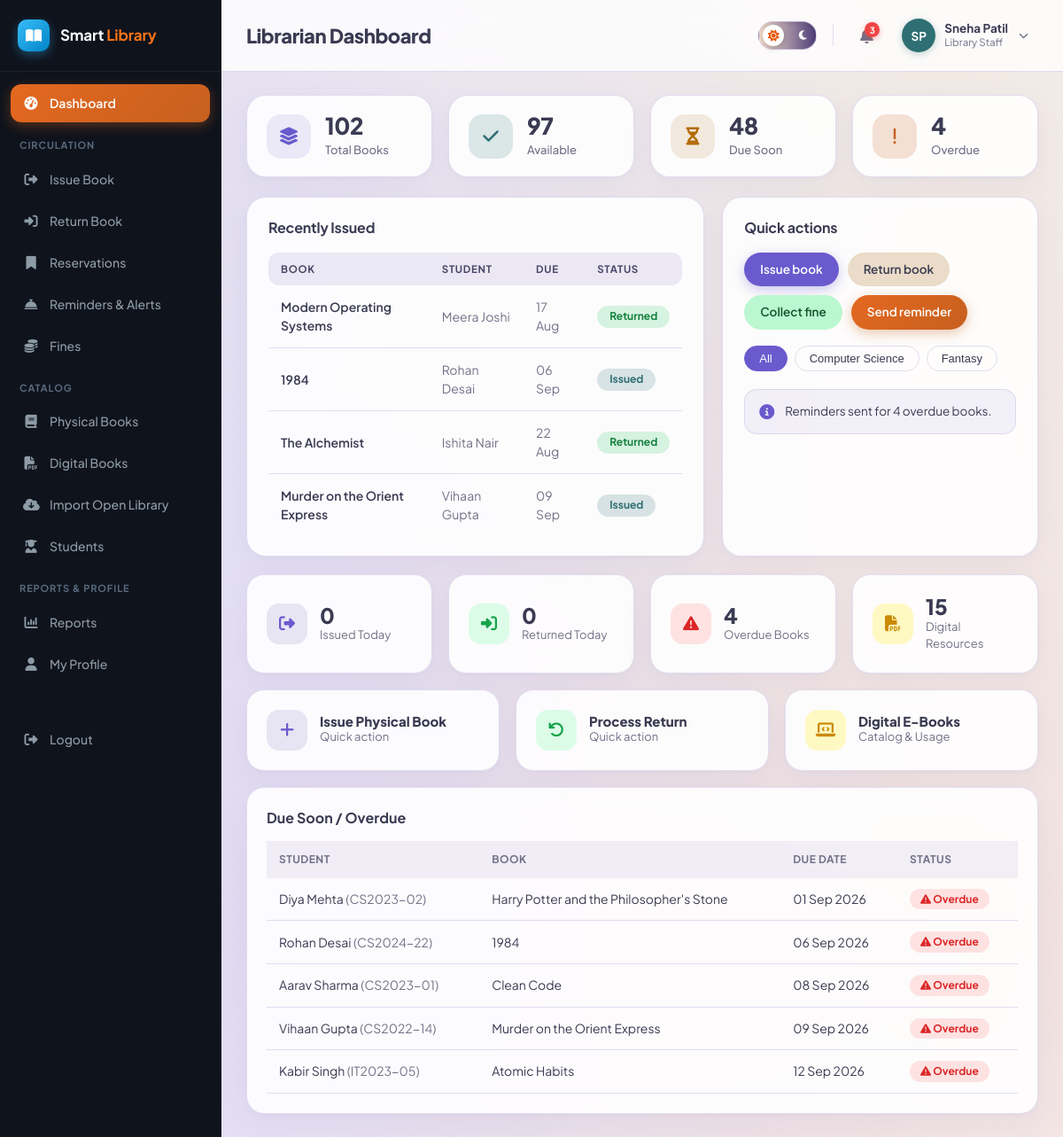
/librarian/dashboard.php (signed in), run on the app's committed database.
### tables this page shows
CREATE TABLE book_issues (
    id INT AUTO_INCREMENT PRIMARY KEY,
    student_id INT NOT NULL,
    book_id INT NOT NULL,
    issued_by INT DEFAULT NULL,           
    issue_date DATE NOT NULL,
    due_date DATE NOT NULL,
    return_date DATE DEFAULT NULL,
    status ENUM('issued','returned','overdue','lost') NOT NULL DEFAULT 'issued',
    created_at TIMESTAMP DEFAULT CURRENT_TIMESTAMP,
    FOREIGN KEY (student_id) REFERENCES students(id) ON DELETE CASCADE,
    FOREIGN KEY (book_id) REFERENCES books(id) ON DELETE CASCADE,
    FOREIGN KEY (issued_by) REFERENCES users(id) ON DELETE SET NULL
);

CREATE TABLE books (
    id INT AUTO_INCREMENT PRIMARY KEY,
    isbn VARCHAR(30) NOT NULL UNIQUE,
    title VARCHAR(200) NOT NULL,
    author_id INT DEFAULT NULL,
    category_id INT DEFAULT NULL,
    publisher_id INT DEFAULT NULL,
    publication_year YEAR DEFAULT NULL,
    edition VARCHAR(30) DEFAULT NULL,
    language VARCHAR(40) DEFAULT 'English',
    pages INT DEFAULT NULL,
    price DECIMAL(10,2) DEFAULT 0.00,
    shelf_number VARCHAR(30) DEFAULT NULL,
    total_copies INT NOT NULL DEFAULT 1,
    available_copies INT NOT NULL DEFAULT 1,
    description TEXT DEFAULT NULL,
    image VARCHAR(255) DEFAULT NULL,
    status ENUM('active','inactive') NOT NULL DEFAULT 'active',
    created_at TIMESTAMP DEFAULT CURRENT_TIMESTAMP,
    updated_at TIMESTAMP DEFAULT CURRENT_TIMESTAMP ON UPDATE CURRENT_TIMESTAMP,
    FOREIGN KEY (author_id) REFERENCES authors(id) ON DELETE SET NULL,
    FOREIGN KEY (category_id) REFERENCES categories(id) ON DELETE SET NULL,
    FOREIGN KEY (publisher_id) REFERENCES publishers(id) ON DELETE SET NULL,
    INDEX idx_title (title),
    INDEX idx_isbn (isbn)
);

CREATE TABLE users (
    id INT AUTO_INCREMENT PRIMARY KEY,
    name VARCHAR(120) NOT NULL,
    email VARCHAR(150) NOT NULL UNIQUE,
    password VARCHAR(255) NOT NULL,
    role ENUM('admin','librarian','student') NOT NULL,
    phone VARCHAR(20) DEFAULT NULL,
    photo VARCHAR(255) DEFAULT NULL,
    status ENUM('active','inactive') NOT NULL DEFAULT 'active',
    reset_token VARCHAR(255) DEFAULT NULL,
    reset_expires DATETIME DEFAULT NULL,
    created_at TIMESTAMP DEFAULT CURRENT_TIMESTAMP,
    updated_at TIMESTAMP DEFAULT CURRENT_TIMESTAMP ON UPDATE CURRENT_TIMESTAMP
);

CREATE TABLE students (
    id INT AUTO_INCREMENT PRIMARY KEY,
    user_id INT NOT NULL,
    roll_number VARCHAR(40) NOT NULL UNIQUE,
    course VARCHAR(100) DEFAULT NULL,
    department VARCHAR(100) DEFAULT NULL,
    year VARCHAR(20) DEFAULT NULL,
    division VARCHAR(20) DEFAULT NULL,
    address VARCHAR(255) DEFAULT NULL,
    registration_date DATE NOT NULL,
    max_books INT NOT NULL DEFAULT 3,
    created_at TIMESTAMP DEFAULT CURRENT_TIMESTAMP,
    updated_at TIMESTAMP DEFAULT CURRENT_TIMESTAMP ON UPDATE CURRENT_TIMESTAMP,
    FOREIGN KEY (user_id) REFERENCES users(id) ON DELETE CASCADE
);

### librarian/dashboard.php (the view, shortened to what this page needs)
<?php
require_once __DIR__ . '/../includes/functions.php';
require_once __DIR__ . '/../includes/auth-check.php';
$issuedToday = (int)$pdo->query("SELECT COUNT(*) FROM book_issues WHERE issue_date = CURDATE()")->fetchColumn();
$returnedToday = (int)$pdo->query("SELECT COUNT(*) FROM book_returns WHERE return_date = CURDATE()")->fetchColumn();
$overdueBooks = (int)$pdo->query("SELECT COUNT(*) FROM book_issues WHERE status='issued' AND due_date < CURDATE()")->fetchColumn();
$dueSoon = $pdo->query("
    SELECT bi.*, b.title, u.name student_name, s.roll_number
    FROM book_issues bi
    JOIN books b ON b.id=bi.book_id
    JOIN students s ON s.id=bi.student_id
    JOIN users u ON u.id=s.user_id
    WHERE bi.status IN ('issued','overdue') AND bi.due_date <= DATE_ADD(CURDATE(), INTERVAL 3 DAY)
    ORDER BY bi.due_date ASC LIMIT 8")->fetchAll();
$activeDigital = (int)$pdo->query("SELECT COUNT(*) FROM digital_books WHERE status='active'")->fetchColumn();
$totalBooks = (int)$pdo->query("SELECT COALESCE(SUM(total_copies),0) FROM books")->fetchColumn();
$availableCopies = (int)$pdo->query("SELECT COALESCE(SUM(available_copies),0) FROM books")->fetchColumn();
$dueSoonCount = (int)$pdo->query("SELECT COUNT(*) FROM book_issues WHERE status IN ('issued','overdue') AND due_date <= DATE_ADD(CURDATE(), INTERVAL 3 DAY) AND due_date >= CURDATE()")->fetchColumn();
$displayTotalBooks = $totalBooks > 0 ? number_format($totalBooks) : '1,284';
$displayAvailable  = $availableCopies > 0 ? number_format($availableCopies) : '932';
$displayDueSoon    = $dueSoonCount > 0 ? number_format($dueSoonCount) : '48';
$displayOverdue    = $overdueBooks > 0 ? number_format($overdueBooks) : '12';
$recentIssuesTable = $pdo->query("
    SELECT bi.id, bi.due_date, bi.status, b.title, u.name as student_name
    FROM book_issues bi
    JOIN books b ON b.id = bi.book_id
    JOIN students s ON s.id = bi.student_id
    JOIN users u ON u.id = s.user_id
    ORDER BY bi.id DESC LIMIT 4
")->fetchAll();
include __DIR__ . '/../includes/header.php';
?>
<div class="grid grid-4 hero-stats-grid">
    <div class="card hero-stat-card card-total-books">
        <div class="hero-icon squircle-books">
            <i class="fa-solid fa-layer-group"></i>
        </div>
        <div class="hero-stat-info">
            <div class="num"><?= $displayTotalBooks ?></div>
            <div class="label">Total Books</div>
        </div>
    </div>
    <div class="card hero-stat-card card-available">
        <div class="hero-icon squircle-available">
            <i class="fa-solid fa-check"></i>
        </div>
        <div class="hero-stat-info">
            <div class="num"><?= $displayAvailable ?></div>
            <div class="label">Available</div>
        </div>
    </div>
    <div class="card hero-stat-card card-due-soon">
        <div class="hero-icon squircle-due-soon">
            <i class="fa-solid fa-hourglass-half"></i>
        </div>
        <div class="hero-stat-info">
            <div class="num"><?= $displayDueSoon ?></div>
            <div class="label">Due Soon</div>
        </div>
    </div>
    <div class="card hero-stat-card card-overdue">
        <div class="hero-icon squircle-overdue">
            <i class="fa-solid fa-exclamation"></i>
        </div>
        <div class="hero-stat-info">
            <div class="num"><?= $displayOverdue ?></div>
            <div class="label">Overdue</div>
        </div>
    </div>
</div>
<div class="grid dashboard-hero-grid" style="margin-top:20px;">
    <div class="card recently-issued-card">
        <div class="card-header-clean">
            <h3 class="card-title-modern">Recently Issued</h3>
        </div>
        <div class="table-wrap">
            <table class="recently-issued-table">
                <thead>
                    <tr>
                        <th>BOOK</th>
                        <th>STUDENT</th>
                        <th>DUE</th>
                        <th>STATUS</th>
                    </tr>
                </thead>
                <tbody>
                    <?php foreach ($recentIssuesTable as $row):
                        $statusKey = strtolower($row['status'] ?? 'issued');
                        $badgeClass = match($statusKey) {
                            'issued' => 'pill-status-issued',
                            'due_soon', 'pending' => 'pill-status-due',
                            'overdue' => 'pill-status-overdue',
                            'returned' => 'pill-status-returned',
                            default => 'pill-status-issued'
                        };
                        $badgeText = match($statusKey) {
                            'issued' => 'Issued',
                            'due_soon', 'pending' => 'Due soon',
                            'overdue' => 'Overdue',
                            'returned' => 'Returned',
                            default => ucfirst($statusKey)
                        };
                        $dueText = !empty($row['due_date']) ? date('d M', strtotime($row['due_date'])) : '—';
                    ?>
                    <tr>
                        <td class="font-medium text-main"><?= e($row['title']) ?></td>
                        <td class="text-secondary"><?= e($row['student_name']) ?></td>
                        <td class="text-secondary"><?= e($dueText) ?></td>
                        <td><span class="status-pill <?= $badgeClass ?>"><?= $badgeText ?></span></td>
                    </tr>
                    <?php endforeach; ?>
                </tbody>
            </table>
        </div>
    </div>
    <div class="card quick-actions-card">
        <div class="card-header-clean">
            <h3 class="card-title-modern">Quick actions</h3>
        </div>
        <div class="quick-action-pills-row">
            <a href="issue-book.php" class="qa-pill qa-pill-purple">Issue book</a>
            <a href="return-book.php" class="qa-pill qa-pill-sand">Return book</a>
            <a href="fines.php" class="qa-pill qa-pill-teal">Collect fine</a>
            <a href="reminders.php" class="qa-pill qa-pill-orange">Send reminder</a>
        </div>
        <div class="quick-category-tags">
            <button type="button" class="tag-pill active">All</button>
            <button type="button" class="tag-pill">Computer Science</button>
            <button type="button" class="tag-pill">Fantasy</button>
        </div>
        <div class="quick-info-callout">
            <div class="info-icon-circle"><i class="fa-solid fa-circle-info"></i></div>
            <div class="info-callout-text">Reminders sent for <?= e($displayOverdue) ?> overdue books.</div>
        </div>
    </div>
</div>
<div class="grid grid-4" style="margin-top:20px;">
    <div class="card stat-card"><div class="icon blue"><i class="fa-solid fa-right-from-bracket"></i></div><div><div class="num"><?= $issuedToday ?></div><div class="label">Issued Today</div></div></div>
    <div class="card stat-card"><div class="icon green"><i class="fa-solid fa-right-to-bracket"></i></div><div><div class="num"><?= $returnedToday ?></div><div class="label">Returned Today</div></div></div>
    <div class="card stat-card"><div class="icon red"><i class="fa-solid fa-triangle-exclamation"></i></div><div><div class="num"><?= $overdueBooks ?></div><div class="label">Overdue Books</div></div></div>
    <div class="card stat-card"><div class="icon yellow"><i class="fa-solid fa-file-pdf"></i></div><div><div class="num"><?= $activeDigital ?></div><div class="label">Digital Resources</div></div></div>
</div>
<div class="grid grid-3" style="margin-top:18px;">
    <a href="issue-book.php" class="card stat-card" style="text-decoration:none;">
        <div class="icon blue"><i class="fa-solid fa-plus"></i></div>
        <div><div class="num" style="font-size:15px;">Issue Physical Book</div><div class="label">Quick action</div></div>
    </a>
    <a href="return-book.php" class="card stat-card" style="text-decoration:none;">
        <div class="icon green"><i class="fa-solid fa-arrow-rotate-left"></i></div>
        <div><div class="num" style="font-size:15px;">Process Return</div><div class="label">Quick action</div></div>
    </a>
    <a href="digital-books.php" class="card stat-card" style="text-decoration:none;">
        <div class="icon yellow"><i class="fa-solid fa-laptop-code"></i></div>
        <div><div class="num" style="font-size:15px;">Digital E-Books</div><div class="label">Catalog & Usage</div></div>
    </a>
</div>
<div class="card" style="margin-top:18px;">
    <h3>Due Soon / Overdue</h3>
    <?php if (!$dueSoon): ?>
        <div class="empty-state"><i class="fa-solid fa-circle-check"></i>Nothing due in the next 3 days.</div>
    <?php else: ?>
    <div class="table-wrap">
        <table class="data-table">
            <thead><tr><th>Student</th><th>Book</th><th>Due Date</th><th>Status</th></tr></thead>
            <tbody>
            <?php foreach ($dueSoon as $r):
                $displayStatus = strtotime($r['due_date']) < strtotime(date('Y-m-d')) ? 'overdue' : 'issued';
            ?>
                <tr>
                    <td><?= e($r['student_name']) ?> <span class="text-muted">(<?= e($r['roll_number']) ?>)</span></td>
                    <td><?= e($r['title']) ?></td>
                    <td><?= fmtDate($r['due_date']) ?></td>
                    <td><?= statusBadge($displayStatus) ?></td>
                </tr>
            <?php endforeach; ?>
            </tbody>
        </table>
    </div>
    <?php endif; ?>
</div>
<?php include __DIR__ . '/../includes/footer.php'; ?>

### includes/functions.php (shortened to what this page needs)
<?php
function e($value) {
    return htmlspecialchars($value ?? '', ENT_QUOTES, 'UTF-8');
}
function fmtDate($date) {
    return date('d M Y', strtotime($date));
}
function statusBadge($status) {
    $colors = [
        'active' => 'badge-green', 'available' => 'badge-green', 'paid' => 'badge-green',
        'returned' => 'badge-green', 'completed' => 'badge-green', 'approved' => 'badge-green', 'ready' => 'badge-green',
        'issued' => 'badge-blue', 'pending' => 'badge-yellow', 'partially_paid' => 'badge-yellow',
        'overdue' => 'badge-red', 'unpaid' => 'badge-red', 'inactive' => 'badge-gray', 'cancelled' => 'badge-gray',
        'expired' => 'badge-gray', 'lost' => 'badge-red', 'damaged' => 'badge-red', 'waived' => 'badge-gray',
    ];
    $icons = [
        'unpaid' => 'fa-circle-xmark',
        'pending' => 'fa-clock',
        'paid' => 'fa-circle-check',
        'partially_paid' => 'fa-circle-half-stroke',
        'overdue' => 'fa-triangle-exclamation',
        'waived' => 'fa-ban',
    ];
    $iconHtml = isset($icons[$status]) ? '<i class="fa-solid ' . $icons[$status] . '"></i> ' : '';
    $class = $colors[$status] ?? 'badge-gray';
    $label = match($status) {
        'unpaid' => 'Unpaid',
        'pending' => 'Payment Pending',
        'partially_paid' => 'Partially Paid',
        'paid' => 'Paid',
        'waived' => 'Waived',
        default => ucfirst($status)
    };
    return '<span class="badge ' . $class . '">' . $iconHtml . e($label) . '</span>';
}

### data on the page
book_issues: book.title "Modern Operating Systems", users.name "Meera Joshi", due_date "17 Aug", status "Returned"
book_issues: book.title "1984", users.name "Rohan Desai", due_date "06 Sep", status "Issued", student.roll_number "CS2024-22", due_date "06 Sep 2026", due_date "Overdue"
book_issues: book.title "The Alchemist", users.name "Ishita Nair", due_date "22 Aug", status "Returned"
book_issues: book.title "Murder on the Orient Express", users.name "Vihaan Gupta", due_date "09 Sep", status "Issued", student.roll_number "CS2022-14", due_date "09 Sep 2026", due_date "Overdue"
book_issues: users.name "Diya Mehta", student.roll_number "CS2023-02", book.title "Harry Potter and the Philosopher's Stone", due_date "01 Sep 2026", due_date "Overdue"
book_issues: users.name "Aarav Sharma", student.roll_number "CS2023-01", book.title "Clean Code", due_date "08 Sep 2026", due_date "Overdue"
book_issues: users.name "Kabir Singh", student.roll_number "IT2023-05", book.title "Atomic Habits", due_date "12 Sep 2026", due_date "Overdue"

### other printed values
$label "Dashboard"
$item['_section'] "CIRCULATION"
$label "Issue Book"
$label "Return Book"
$label "Reservations"
$label "Reminders & Alerts"
$label "Fines"
$item['_section'] "CATALOG"
$label "Physical Books"
$label "Digital Books"
$label "Import Open Library"
$label "Students"
$item['_section'] "REPORTS & PROFILE"
$label "Reports"
$label "My Profile"
